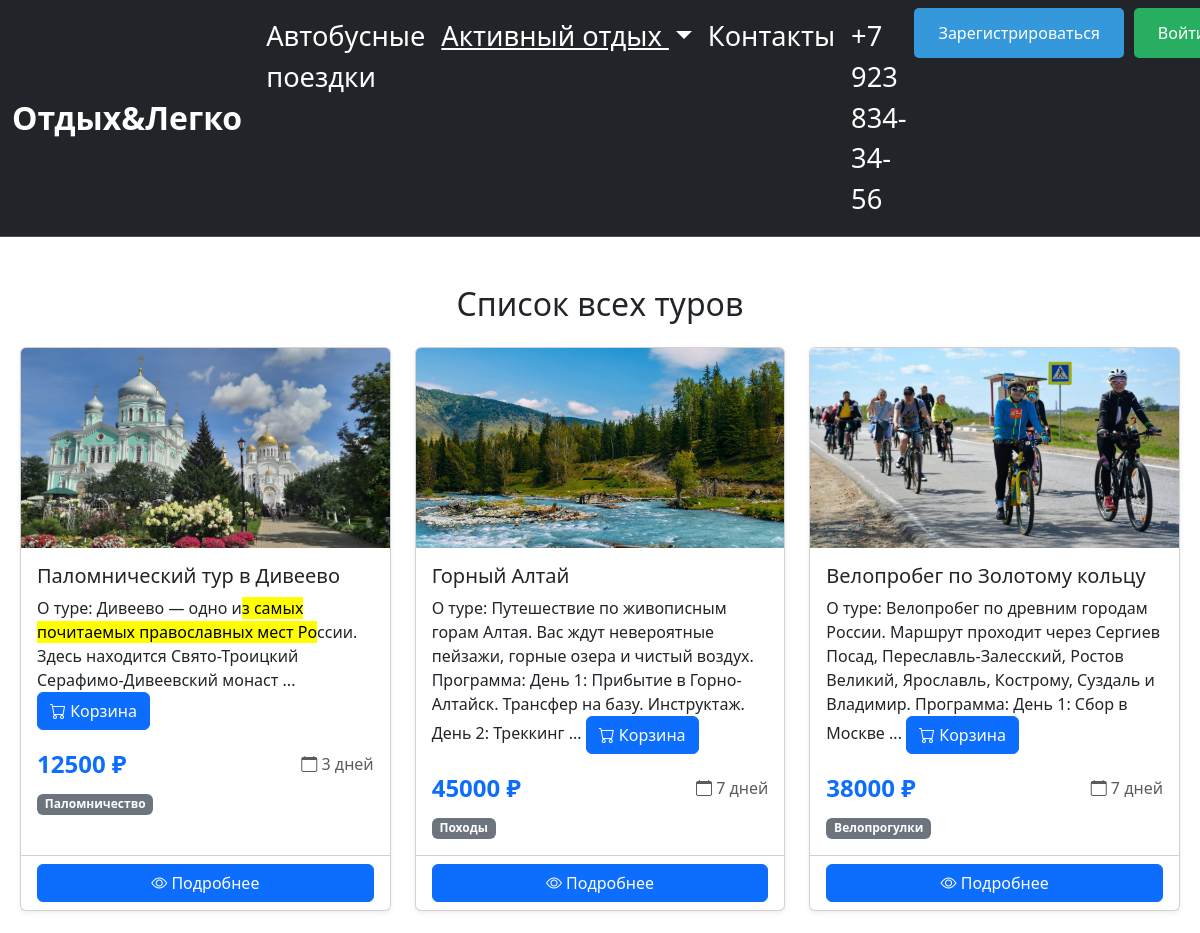
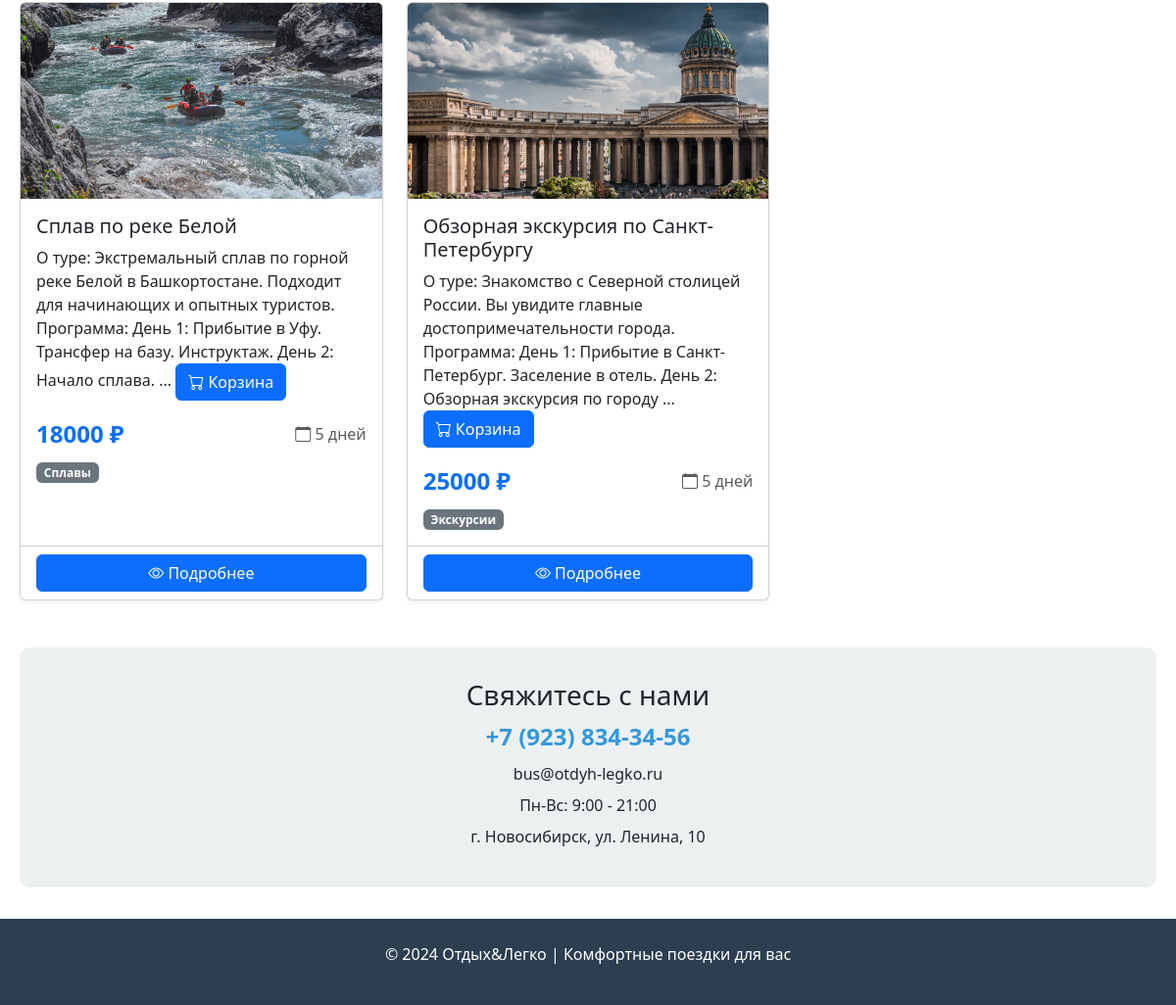
Page /all_tour on the committed database (2 pictures, top to bottom).
### data/tours.py (models this page shows, shortened)
class Tours(SqlAlchemyBase, SerializerMixin):
    __tablename__ = 'tours'
    id = sqlalchemy.Column(sqlalchemy.Integer,
                           primary_key=True, autoincrement=True)
    category_id = sqlalchemy.Column(sqlalchemy.Integer,
                                    sqlalchemy.ForeignKey("category.id"))
    title = sqlalchemy.Column(sqlalchemy.String,
                              nullable=True)
    content = sqlalchemy.Column(sqlalchemy.TEXT,
                                nullable=True)
    is_published = sqlalchemy.Column(sqlalchemy.Boolean,
                                     default=True)
    free_pl = sqlalchemy.Column(sqlalchemy.Integer)
    duration = sqlalchemy.Column(sqlalchemy.Integer, default=3)
    price = sqlalchemy.Column(sqlalchemy.Integer, default=10000)
    img = sqlalchemy.Column(sqlalchemy.String,
                            nullable=False)
    user_id = sqlalchemy.Column(sqlalchemy.Integer, sqlalchemy.ForeignKey("users.id"))
    category = orm.relationship("Category", back_populates='tours')
    cart_items = orm.relationship('CartItem', back_populates='tour', cascade='all, delete-orphan')
    author = orm.relationship("Users", foreign_keys=[user_id], backref='created_tours')

class Category(SqlAlchemyBase, SerializerMixin):
    __tablename__ = 'category'
    id = sqlalchemy.Column(sqlalchemy.Integer,
                           primary_key=True,
                           autoincrement=True)
    name = sqlalchemy.Column(sqlalchemy.String,
                             nullable=True)
    tours = orm.relationship("Tours", cascade="all, delete", back_populates='category')

### main.py (the view)
@app.route('/tours/active')
@app.route('/all_tour')
def all_tour():
    db_sess = db_session.create_session()
    tours = db_sess.query(Tours).all()
    print(f"Найдено туров: {len(tours)}")
    for tour in tours:
        print(f"Тур: {tour.title}, Категория ID: {tour.category_id}")
    return render_template('all_tour.html',
                           title='Список всех туров',
                           tours=tours, active=True)

### data/db_session.py (called while the page is built)
def create_session() -> Session:
    global __factory
    return __factory()

### templates/all_tour.html (shortened to what this page needs)
{% extends "base.html" %}
{% block content %}
<div class="container my-5">
  <h2 class="text-center mb-4">{{ title if title else 'Наши туры' }}</h2>
  {% if tours %}
  <div class="row row-cols-1 row-cols-md-3 g-4">
    {% for tour in tours %}
    {% if not current_category or current_category == tour.category.name %}
    <div class="col">
      <div class="card h-100 shadow-sm">
        {% if tour.img %}
        <img src="{{ url_for('static', filename='img/' + tour.img) }}" class="card-img-top" alt="{{ tour.title }}" style="height: 200px; object-fit: cover;">
        {% else %}
        <img src="https://via.placeholder.com/300x200?text=Нет+фото" class="card-img-top" alt="Нет изображения" style="height: 200px; object-fit: cover;">
        {% endif %}
        <div class="card-body">
          <h5 class="card-title">{{ tour.title }}</h5>
          <div class="card-text">
            {% if tour.content %}
              {{ tour.content[:200]|safe if tour.content|length > 200 else tour.content|safe }}
              {% if tour.content|length > 200 %}...{% endif %}
            {% else %}
              <p class="text-muted">Описание временно недоступно</p>
            {% endif %}
            <button class="btn btn-primary" id="cartBtn">
              <i class="bi bi-cart"></i> Корзина
          </button>
          </div>
          <div class="d-flex justify-content-between align-items-center mt-3">
            <span class="text-primary fw-bold fs-4">{{ tour.price }} ₽</span>
            <span class="text-muted"><i class="bi bi-calendar"></i> {{ tour.duration }} дней</span>
          </div>
          {% if tour.category %}
          <div class="mt-2">
            <span class="badge bg-secondary">{{ tour.category.name }}</span>
          </div>
          {% endif %}
        </div>
        <div class="card-footer bg-transparent">
          <a href="/tour/inf/{{ tour.id }}" class="btn btn-primary w-100">
            <i class="bi bi-eye"></i> Подробнее
          </a>
        </div>
      </div>
    </div>
    {% endif %}
    {% endfor %}
  </div>
  {% endif %}
</div>
{% endblock %}

### templates/base.html (style rules this page uses)
.container { max-width: 1200px; margin: 0 auto; padding: 0 20px; }

### rows in the picture
Tours: img (picture), title "Паломнический тур в Дивеево", content "О туре: Дивеево — одно и з самых почитаемых православных мест Ро ссии. Здесь находится Свято-Троицкий Серафимо-Дивеевский монаст", price "12500", duration "3", category.name "Паломничество"
Tours: img (picture), title "Горный Алтай", content "О туре: Путешествие по живописным горам Алтая. Вас ждут невероятные пейзажи, горные озера и чистый воздух. Программа: День 1: Прибытие в Горно-Алтайск. Трансфер на базу. Инструктаж. День 2: Треккинг", price "45000", duration "7", category.name "Походы"
Tours: img (picture), title "Велопробег по Золотому кольцу", content "О туре: Велопробег по древним городам России. Маршрут проходит через Сергиев Посад, Переславль-Залесский, Ростов Великий, Ярославль, Кострому, Суздаль и Владимир. Программа: День 1: Сбор в Москве", price "38000", duration "7", category.name "Велопрогулки"
Tours: img (picture), title "Сплав по реке Белой", content "О туре: Экстремальный сплав по горной реке Белой в Башкортостане. Подходит для начинающих и опытных туристов. Программа: День 1: Прибытие в Уфу. Трансфер на базу. Инструктаж. День 2: Начало сплава.", price "18000", duration "5", category.name "Сплавы"
Tours: img (picture), title "Обзорная экскурсия по Санкт-Петербургу", content "О туре: Знакомство с Северной столицей России. Вы увидите главные достопримечательности города. Программа: День 1: Прибытие в Санкт-Петербург. Заселение в отель. День 2: Обзорная экскурсия по городу", price "25000", duration "5", category.name "Экскурсии"

### other values in the picture
{{ title if title else 'Наши туры' }} "Список всех туров"
